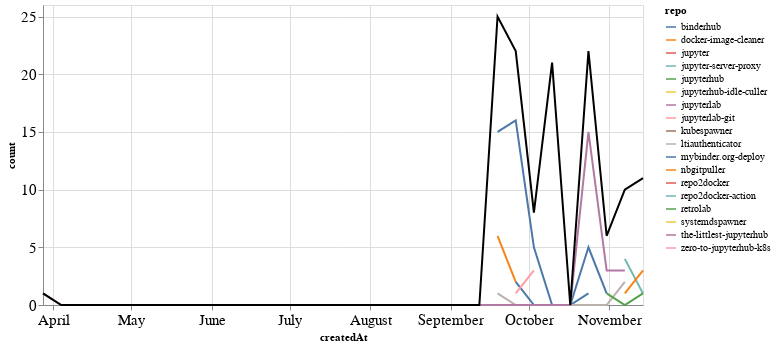

Source (notebook cell):
### Markdown cell above
### Comments

### Code cell
comments_time = comments.groupby('repo').resample('W', on='createdAt').count()['author'].reset_index()
comments_time = comments_time.rename(columns={'author': 'count'})
comments_time_total = comments_time.groupby('createdAt').agg({"count": "sum"}).reset_index()
ch1 = alt.Chart(comments_time, width=600).mark_line().encode(
    x='createdAt',
    y='count',
    color='repo',
    tooltip="repo"
)

ch2 = alt.Chart(comments_time_total, width=600).mark_line(color="black").encode(
    x='createdAt',
    y='count',
)

ch1 + ch2

### Figure 1 — Vega-Lite specification as saved in the notebook (floating-point values rounded to 4 significant figures)
{"config": {"axisLeft": {"labelFontSize": 15}, "axisBottom": {"labelFontSize": 15}}, "layer": [{"data": {"name": "data-79e3aecc1392ad41250325cbff6eae6f"}, "mark": "line", "encoding": {"color": {"type": "nominal", "field": "repo"}, "tooltip": {"type": "nominal", "field": "repo"}, "x": {"type": "temporal", "field": "createdAt"}, "y": {"type": "quantitative", "field": "count"}}, "width": 600}, {"data": {"name": "data-ac0a6951da4dcd3317b29df9c008976e"}, "mark": {"type": "line", "color": "black"}, "encoding": {"x": {"type": "temporal", "field": "createdAt"}, "y": {"type": "quantitative", "field": "count"}}, "width": 600}], "$schema": "https://vega.github.io/schema/vega-lite/v4.8.1.json", "datasets": {"data-79e3aecc1392ad41250325cbff6eae6f": [{"repo": "binderhub", "createdAt": "2021-09-19T00:00:00", "count": 15}, {"repo": "binderhub", "createdAt": "2021-09-26T00:00:00", "count": 16}, {"repo": "binderhub", "createdAt": "2021-10-03T00:00:00", "count": 5}, {"repo": "binderhub", "createdAt": "2021-10-10T00:00:00", "count": 0}, {"repo": "binderhub", "createdAt": "2021-10-17T00:00:00", "count": 0}, {"repo": "binderhub", "createdAt": "2021-10-24T00:00:00", "count": 1}, {"repo": "docker-image-cleaner", "createdAt": "2021-09-19T00:00:00", "count": 6}, {"repo": "docker-image-cleaner", "createdAt": "2021-09-26T00:00:00", "count": 2}, {"repo": "jupyter", "createdAt": "2021-11-14T00:00:00", "count": 6}, {"repo": "jupyter-server-proxy", "createdAt": "2021-11-07T00:00:00", "count": 4}, {"repo": "jupyter-server-proxy", "createdAt": "2021-11-14T00:00:00", "count": 1}, {"repo": "jupyterhub", "createdAt": "2021-10-10T00:00:00", "count": 17}, {"repo": "jupyterhub-idle-culler", "createdAt": "2021-09-26T00:00:00", "count": 1}, {"repo": "jupyterlab", "createdAt": "2021-10-10T00:00:00", "count": 1}, {"repo": "jupyterlab-git", "createdAt": "2021-10-10T00:00:00", "count": 3}, {"repo": "kubespawner", "createdAt": "2021-10-24T00:00:00", "count": 1}, {"repo": "ltiauthenticator", "createdAt": "2021-09-19T00:00:00", "count": 1}, {"repo": "ltiauthenticator", "createdAt": "2021-09-26T00:00:00", "count": 0}, {"repo": "ltiauthenticator", "createdAt": "2021-10-03T00:00:00", "count": 0}, {"repo": "ltiauthenticator", "createdAt": "2021-10-10T00:00:00", "count": 0}, {"repo": "ltiauthenticator", "createdAt": "2021-10-17T00:00:00", "count": 0}, {"repo": "ltiauthenticator", "createdAt": "2021-10-24T00:00:00", "count": 0}, {"repo": "ltiauthenticator", "createdAt": "2021-10-31T00:00:00", "count": 0}, {"repo": "ltiauthenticator", "createdAt": "2021-11-07T00:00:00", "count": 2}, {"repo": "mybinder.org-deploy", "createdAt": "2021-09-26T00:00:00", "count": 2}, {"repo": "mybinder.org-deploy", "createdAt": "2021-10-03T00:00:00", "count": 0}, {"repo": "mybinder.org-deploy", "createdAt": "2021-10-10T00:00:00", "count": 0}, {"repo": "mybinder.org-deploy", "createdAt": "2021-10-17T00:00:00", "count": 0}, {"repo": "mybinder.org-deploy", "createdAt": "2021-10-24T00:00:00", "count": 5}, {"repo": "mybinder.org-deploy", "createdAt": "2021-10-31T00:00:00", "count": 1}, {"repo": "nbgitpuller", "createdAt": "2021-11-07T00:00:00", "count": 1}, {"repo": "nbgitpuller", "createdAt": "2021-11-14T00:00:00", "count": 3}, {"repo": "repo2docker", "createdAt": "2021-09-19T00:00:00", "count": 2}, {"repo": "repo2docker-action", "createdAt": "2021-09-19T00:00:00", "count": 1}, {"repo": "retrolab", "createdAt": "2021-10-31T00:00:00", "count": 1}, {"repo": "retrolab", "createdAt": "2021-11-07T00:00:00", "count": 0}, {"repo": "retrolab", "createdAt": "2021-11-14T00:00:00", "count": 1}, {"repo": "systemdspawner", "createdAt": "2021-10-31T00:00:00", "count": 1}, {"repo": "the-littlest-jupyterhub", "createdAt": "2021-03-28T00:00:00", "count": 1}, {"repo": "the-littlest-jupyterhub", "createdAt": "2021-04-04T00:00:00", "count": 0}, {"repo": "the-littlest-jupyterhub", "createdAt": "2021-04-11T00:00:00", "count": 0}, {"repo": "the-littlest-jupyterhub", "createdAt": "2021-04-18T00:00:00", "count": 0}, {"repo": "the-littlest-jupyterhub", "createdAt": "2021-04-25T00:00:00", "count": 0}, {"repo": "the-littlest-jupyterhub", "createdAt": "2021-05-02T00:00:00", "count": 0}, {"repo": "the-littlest-jupyterhub", "createdAt": "2021-05-09T00:00:00", "count": 0}, {"repo": "the-littlest-jupyterhub", "createdAt": "2021-05-16T00:00:00", "count": 0}, {"repo": "the-littlest-jupyterhub", "createdAt": "2021-05-23T00:00:00", "count": 0}, {"repo": "the-littlest-jupyterhub", "createdAt": "2021-05-30T00:00:00", "count": 0}, {"repo": "the-littlest-jupyterhub", "createdAt": "2021-06-06T00:00:00", "count": 0}, {"repo": "the-littlest-jupyterhub", "createdAt": "2021-06-13T00:00:00", "count": 0}, {"repo": "the-littlest-jupyterhub", "createdAt": "2021-06-20T00:00:00", "count": 0}, {"repo": "the-littlest-jupyterhub", "createdAt": "2021-06-27T00:00:00", "count": 0}, {"repo": "the-littlest-jupyterhub", "createdAt": "2021-07-04T00:00:00", "count": 0}, {"repo": "the-littlest-jupyterhub", "createdAt": "2021-07-11T00:00:00", "count": 0}, {"repo": "the-littlest-jupyterhub", "createdAt": "2021-07-18T00:00:00", "count": 0}, {"repo": "the-littlest-jupyterhub", "createdAt": "2021-07-25T00:00:00", "count": 0}, {"repo": "the-littlest-jupyterhub", "createdAt": "2021-08-01T00:00:00", "count": 0}, {"repo": "the-littlest-jupyterhub", "createdAt": "2021-08-08T00:00:00", "count": 0}, {"repo": "the-littlest-jupyterhub", "createdAt": "2021-08-15T00:00:00", "count": 0}, {"repo": "the-littlest-jupyterhub", "createdAt": "2021-08-22T00:00:00", "count": 0}, {"repo": "the-littlest-jupyterhub", "createdAt": "2021-08-29T00:00:00", "count": 0}, {"repo": "the-littlest-jupyterhub", "createdAt": "2021-09-05T00:00:00", "count": 0}, {"repo": "the-littlest-jupyterhub", "createdAt": "2021-09-12T00:00:00", "count": 0}, {"repo": "the-littlest-jupyterhub", "createdAt": "2021-09-19T00:00:00", "count": 0}, {"repo": "the-littlest-jupyterhub", "createdAt": "2021-09-26T00:00:00", "count": 0}, {"repo": "the-littlest-jupyterhub", "createdAt": "2021-10-03T00:00:00", "count": 0}, {"repo": "the-littlest-jupyterhub", "createdAt": "2021-10-10T00:00:00", "count": 0}, {"repo": "the-littlest-jupyterhub", "createdAt": "2021-10-17T00:00:00", "count": 0}, {"repo": "the-littlest-jupyterhub", "createdAt": "2021-10-24T00:00:00", "count": 15}, {"repo": "the-littlest-jupyterhub", "createdAt": "2021-10-31T00:00:00", "count": 3}, {"repo": "the-littlest-jupyterhub", "createdAt": "2021-11-07T00:00:00", "count": 3}, {"repo": "zero-to-jupyterhub-k8s", "createdAt": "2021-09-26T00:00:00", "count": 1}, {"repo": "zero-to-jupyterhub-k8s", "createdAt": "2021-10-03T00:00:00", "count": 3}], "data-ac0a6951da4dcd3317b29df9c008976e": [{"createdAt": "2021-03-28T00:00:00", "count": 1}, {"createdAt": "2021-04-04T00:00:00", "count": 0}, {"createdAt": "2021-04-11T00:00:00", "count": 0}, {"createdAt": "2021-04-18T00:00:00", "count": 0}, {"createdAt": "2021-04-25T00:00:00", "count": 0}, {"createdAt": "2021-05-02T00:00:00", "count": 0}, {"createdAt": "2021-05-09T00:00:00", "count": 0}, {"createdAt": "2021-05-16T00:00:00", "count": 0}, {"createdAt": "2021-05-23T00:00:00", "count": 0}, {"createdAt": "2021-05-30T00:00:00", "count": 0}, {"createdAt": "2021-06-06T00:00:00", "count": 0}, {"createdAt": "2021-06-13T00:00:00", "count": 0}, {"createdAt": "2021-06-20T00:00:00", "count": 0}, {"createdAt": "2021-06-27T00:00:00", "count": 0}, {"createdAt": "2021-07-04T00:00:00", "count": 0}, {"createdAt": "2021-07-11T00:00:00", "count": 0}, {"createdAt": "2021-07-18T00:00:00", "count": 0}, {"createdAt": "2021-07-25T00:00:00", "count": 0}, {"createdAt": "2021-08-01T00:00:00", "count": 0}, {"createdAt": "2021-08-08T00:00:00", "count": 0}, {"createdAt": "2021-08-15T00:00:00", "count": 0}, {"createdAt": "2021-08-22T00:00:00", "count": 0}, {"createdAt": "2021-08-29T00:00:00", "count": 0}, {"createdAt": "2021-09-05T00:00:00", "count": 0}, {"createdAt": "2021-09-12T00:00:00", "count": 0}, {"createdAt": "2021-09-19T00:00:00", "count": 25}, {"createdAt": "2021-09-26T00:00:00", "count": 22}, {"createdAt": "2021-10-03T00:00:00", "count": 8}, {"createdAt": "2021-10-10T00:00:00", "count": 21}, {"createdAt": "2021-10-17T00:00:00", "count": 0}, {"createdAt": "2021-10-24T00:00:00", "count": 22}, {"createdAt": "2021-10-31T00:00:00", "count": 6}, {"createdAt": "2021-11-07T00:00:00", "count": 10}, {"createdAt": "2021-11-14T00:00:00", "count": 11}]}}
